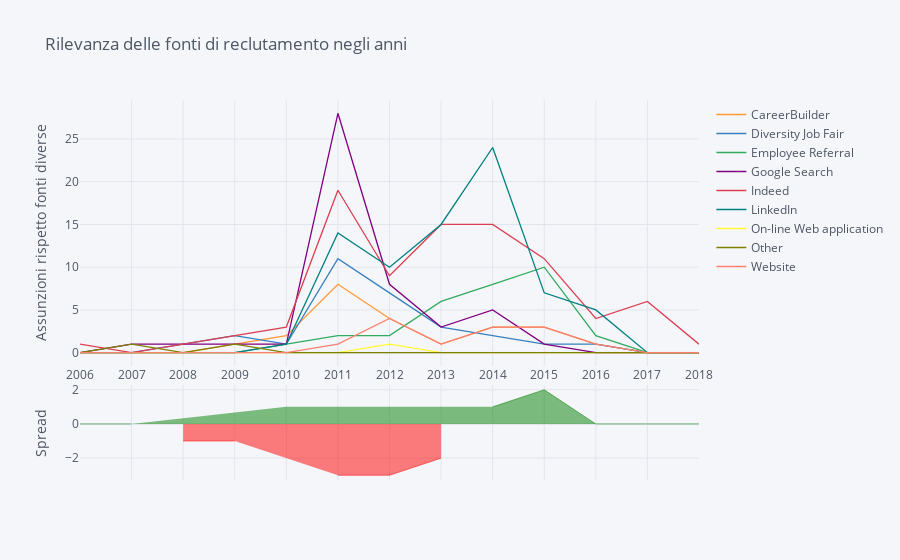

Notebook code for this chart:
### Code cell
cross_tab_one.iplot(kind = 'spread', yTitle="Assunzioni rispetto fonti diverse", 
                    title = 'Rilevanza delle fonti di reclutamento negli anni')

### Figure 1 — Plotly figure (JSON) as saved in the notebook; plotly's stock layout.template omitted (floating-point values rounded to 4 significant figures)
{"data": [{"line": {"color": "rgba(255, 153, 51, 1.0)", "dash": "solid", "shape": "linear", "width": 1.3}, "mode": "lines", "name": "CareerBuilder", "text": "", "type": "scatter", "x": ["2006", "2007", "2008", "2009", "2010", "2011", "2012", "2013", "2014", "2015", "2016", "2017", "2018"], "y": [0, 0, 0, 1, 2, 8, 4, 1, 3, 3, 1, 0, 0]}, {"line": {"color": "rgba(55, 128, 191, 1.0)", "dash": "solid", "shape": "linear", "width": 1.3}, "mode": "lines", "name": "Diversity Job Fair", "text": "", "type": "scatter", "x": ["2006", "2007", "2008", "2009", "2010", "2011", "2012", "2013", "2014", "2015", "2016", "2017", "2018"], "y": [0, 0, 1, 2, 1, 11, 7, 3, 2, 1, 1, 0, 0]}, {"line": {"color": "rgba(50, 171, 96, 1.0)", "dash": "solid", "shape": "linear", "width": 1.3}, "mode": "lines", "name": "Employee Referral", "text": "", "type": "scatter", "x": ["2006", "2007", "2008", "2009", "2010", "2011", "2012", "2013", "2014", "2015", "2016", "2017", "2018"], "y": [0, 0, 0, 0, 1, 2, 2, 6, 8, 10, 2, 0, 0]}, {"line": {"color": "rgba(128, 0, 128, 1.0)", "dash": "solid", "shape": "linear", "width": 1.3}, "mode": "lines", "name": "Google Search", "text": "", "type": "scatter", "x": ["2006", "2007", "2008", "2009", "2010", "2011", "2012", "2013", "2014", "2015", "2016", "2017", "2018"], "y": [0, 1, 1, 1, 1, 28, 8, 3, 5, 1, 0, 0, 0]}, {"line": {"color": "rgba(219, 64, 82, 1.0)", "dash": "solid", "shape": "linear", "width": 1.3}, "mode": "lines", "name": "Indeed", "text": "", "type": "scatter", "x": ["2006", "2007", "2008", "2009", "2010", "2011", "2012", "2013", "2014", "2015", "2016", "2017", "2018"], "y": [1, 0, 1, 2, 3, 19, 9, 15, 15, 11, 4, 6, 1]}, {"line": {"color": "rgba(0, 128, 128, 1.0)", "dash": "solid", "shape": "linear", "width": 1.3}, "mode": "lines", "name": "LinkedIn", "text": "", "type": "scatter", "x": ["2006", "2007", "2008", "2009", "2010", "2011", "2012", "2013", "2014", "2015", "2016", "2017", "2018"], "y": [0, 0, 0, 0, 1, 14, 10, 15, 24, 7, 5, 0, 0]}, {"line": {"color": "rgba(255, 255, 51, 1.0)", "dash": "solid", "shape": "linear", "width": 1.3}, "mode": "lines", "name": "On-line Web application", "text": "", "type": "scatter", "x": ["2006", "2007", "2008", "2009", "2010", "2011", "2012", "2013", "2014", "2015", "2016", "2017", "2018"], "y": [0, 0, 0, 0, 0, 0, 1, 0, 0, 0, 0, 0, 0]}, {"line": {"color": "rgba(128, 128, 0, 1.0)", "dash": "solid", "shape": "linear", "width": 1.3}, "mode": "lines", "name": "Other", "text": "", "type": "scatter", "x": ["2006", "2007", "2008", "2009", "2010", "2011", "2012", "2013", "2014", "2015", "2016", "2017", "2018"], "y": [0, 1, 0, 1, 0, 0, 0, 0, 0, 0, 0, 0, 0]}, {"line": {"color": "rgba(251, 128, 114, 1.0)", "dash": "solid", "shape": "linear", "width": 1.3}, "mode": "lines", "name": "Website", "text": "", "type": "scatter", "x": ["2006", "2007", "2008", "2009", "2010", "2011", "2012", "2013", "2014", "2015", "2016", "2017", "2018"], "y": [0, 0, 0, 0, 0, 1, 4, 1, 3, 3, 1, 0, 0]}, {"connectgaps": false, "fill": "tozeroy", "line": {"color": "green", "dash": "solid", "shape": "linear", "width": 0.5}, "mode": "lines", "name": "Spread", "showlegend": false, "type": "scatter", "x": ["2006", "2007", "2008", "2009", "2010", "2011", "2012", "2013", "2014", "2015", "2016", "2017", "2018"], "xaxis": "x2", "y": [0, 0, "", "", 1, "", "", "", 1, 2, 0, 0, 0], "yaxis": "y2"}, {"connectgaps": false, "fill": "tozeroy", "line": {"color": "red", "dash": "solid", "shape": "linear", "width": 0.5}, "mode": "lines", "name": "Spread", "showlegend": false, "type": "scatter", "x": ["2006", "2007", "2008", "2009", "2010", "2011", "2012", "2013", "2014", "2015", "2016", "2017", "2018"], "xaxis": "x2", "y": ["", "", -1, -1, "", -3, -3, -2, "", "", "", "", ""], "yaxis": "y2"}], "layout": {"hovermode": "x", "legend": {"bgcolor": "#F5F6F9", "font": {"color": "#4D5663"}}, "paper_bgcolor": "#F5F6F9", "plot_bgcolor": "#F5F6F9", "title": {"font": {"color": "#4D5663"}, "text": "Rilevanza delle fonti di reclutamento negli anni"}, "xaxis": {"gridcolor": "#E1E5ED", "showgrid": true, "tickfont": {"color": "#4D5663"}, "title": {"font": {"color": "#4D5663"}, "text": ""}, "zerolinecolor": "#E1E5ED"}, "xaxis2": {"anchor": "y2", "gridcolor": "#E1E5ED", "showgrid": true, "showticklabels": false, "tickfont": {"color": "#4D5663"}, "title": {"font": {"color": "#4D5663"}, "text": ""}, "zerolinecolor": "#E1E5ED"}, "yaxis": {"domain": [0.3, 1], "gridcolor": "#E1E5ED", "showgrid": true, "tickfont": {"color": "#4D5663"}, "title": {"font": {"color": "#4D5663"}, "text": "Assunzioni rispetto fonti diverse"}, "zerolinecolor": "#E1E5ED"}, "yaxis2": {"domain": [0, 0.25], "gridcolor": "#E1E5ED", "showgrid": true, "tickfont": {"color": "#4D5663"}, "title": {"font": {"color": "#4D5663"}, "text": "Spread"}, "zerolinecolor": "#E1E5ED"}}}
